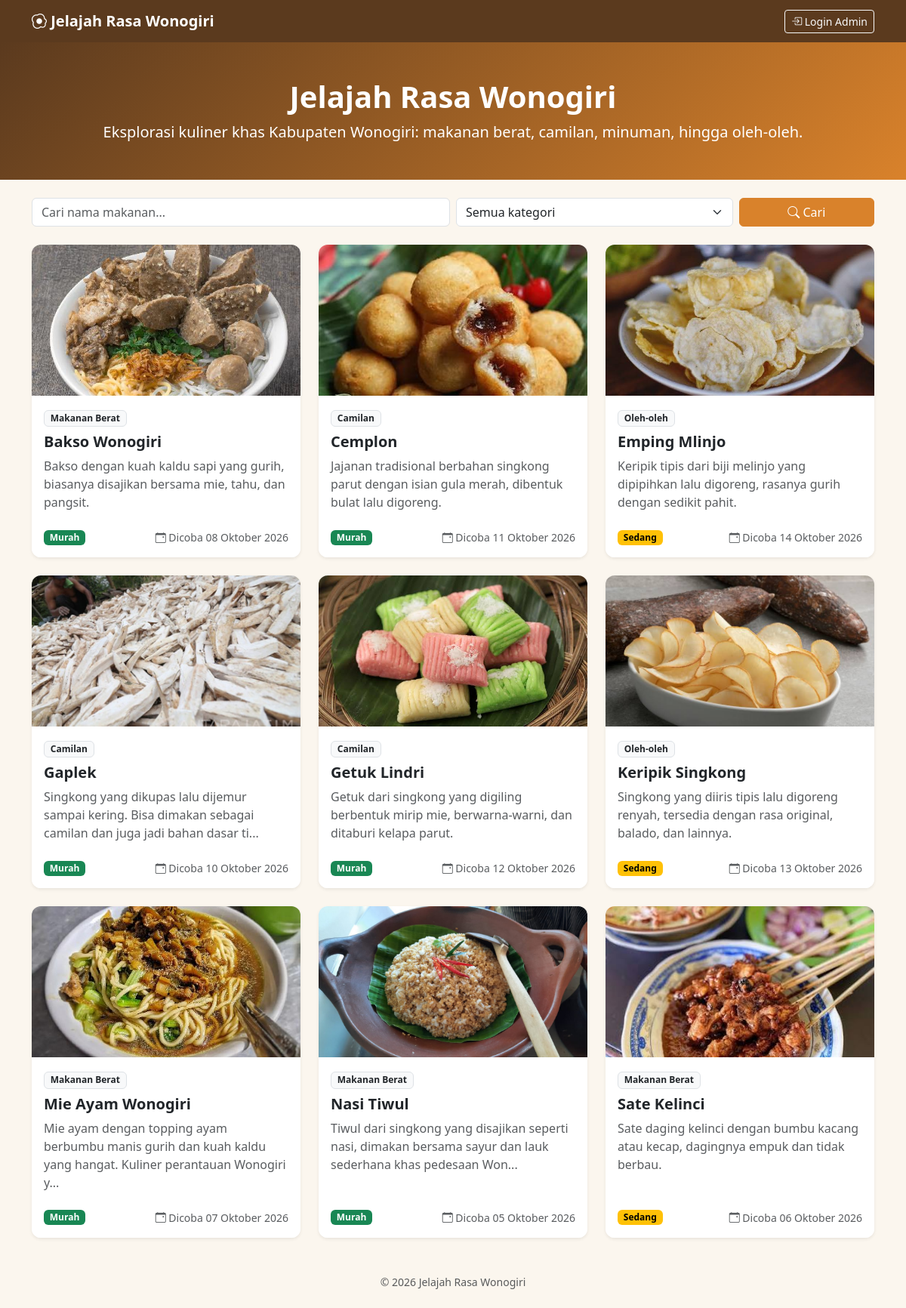
The page / on the database its author committed.
### tables this page shows
CREATE TABLE `kuliner` (
  `id_kuliner` int NOT NULL,
  `id_jenis` int NOT NULL,
  `nama_makanan` varchar(150) NOT NULL,
  `deskripsi` text NOT NULL,
  `kisaran_harga` enum('murah','sedang','mahal') NOT NULL,
  `tanggal_dicoba` date NOT NULL,
  `foto` varchar(255) DEFAULT NULL
);

CREATE TABLE `jenis_makanan` (
  `id_jenis` int NOT NULL,
  `nama_jenis` varchar(100) NOT NULL
);

### index.php (the view, shortened to what this page needs)
<?php
require_once "config.php";
require_once "includes/functions.php";
$q        = trim($_GET['q'] ?? '');
$sql = "SELECT k.nama_makanan, k.deskripsi, k.kisaran_harga,
               k.tanggal_dicoba, k.foto, j.nama_jenis
        FROM kuliner k
        JOIN jenis_makanan j ON k.id_jenis = j.id_jenis";
$sql .= " ORDER BY k.nama_makanan ASC";
$stmt = $koneksi->prepare($sql);
$stmt->execute();
$hasil = $stmt->get_result();
?>
<!DOCTYPE html>
<html lang="id">
<head>
    <link href="https://cdn.jsdelivr.net/npm/bootstrap@5.3.3/dist/css/bootstrap.min.css" rel="stylesheet">
    <link href="https://cdn.jsdelivr.net/npm/bootstrap-icons@1.11.3/font/bootstrap-icons.min.css" rel="stylesheet">
    <link href="assets/css/style.css" rel="stylesheet">
</head>
<body>
<nav class="navbar navbar-dark navbar-wonogiri">
    <div class="container">
        <a class="navbar-brand fw-bold" href="index.php">
            <i class="bi bi-egg-fried"></i> Jelajah Rasa Wonogiri
        </a>
        <?php if (isset($_SESSION['id_user'])): ?>
            <a href="dashboard.php" class="btn btn-outline-light btn-sm">
                <i class="bi bi-speedometer2"></i> Dashboard
            </a>
        <?php else: ?>
            <a href="login.php" class="btn btn-outline-light btn-sm">
                <i class="bi bi-box-arrow-in-right"></i> Login Admin
            </a>
        <?php endif; ?>
    </div>
</nav>
<header class="hero-wonogiri text-center">
    <div class="container py-5">
        <h1 class="fw-bold">Jelajah Rasa Wonogiri</h1>
        <p class="lead mb-0">Eksplorasi kuliner khas Kabupaten Wonogiri: makanan berat, camilan, minuman, hingga oleh-oleh.</p>
    </div>
</header>
<div class="container py-4">
    <form method="GET" action="index.php" class="row g-2 mb-4">
        <div class="col-12 col-md-6">
            <input type="text" name="q" class="form-control" placeholder="Cari nama makanan..."
                   value="<?= e($q) ?>">
        </div>
        <div class="col-8 col-md-4">
            <select name="kategori" class="form-select">
                <option value="">Semua kategori</option>
            </select>
        </div>
        <div class="col-4 col-md-2 d-grid">
            <button type="submit" class="btn btn-wonogiri"><i class="bi bi-search"></i> Cari</button>
        </div>
    </form>
    <?php if ($hasil->num_rows > 0): ?>
        <div class="row g-4">
            <?php while ($row = $hasil->fetch_assoc()): ?>
                <div class="col-12 col-sm-6 col-lg-4">
                    <div class="card h-100 border-0 shadow-sm kartu-kuliner">
                        <?php if (!empty($row['foto']) && file_exists("uploads/" . $row['foto'])): ?>
                            <img src="uploads/<?= e($row['foto']) ?>" class="card-img-top kartu-foto"
                                 alt="<?= e($row['nama_makanan']) ?>">
                        <?php else: ?>
                            <div class="kartu-foto kartu-foto-kosong">
                                <i class="bi bi-image fs-1"></i>
                            </div>
                        <?php endif; ?>
                        <div class="card-body">
                            <span class="badge bg-light text-dark border mb-2"><?= e($row['nama_jenis']) ?></span>
                            <h5 class="card-title fw-bold"><?= e($row['nama_makanan']) ?></h5>
                            <p class="card-text text-muted">
                                <?= e(mb_strimwidth($row['deskripsi'], 0, 110, '...')) ?>
                            </p>
                        </div>
                        <div class="card-footer bg-white border-0 d-flex justify-content-between align-items-center pb-3">
                            <?= label_harga($row['kisaran_harga']) ?>
                            <small class="text-muted">
                                <i class="bi bi-calendar-event"></i>
                                Dicoba <?= e(format_tanggal($row['tanggal_dicoba'])) ?>
                            </small>
                        </div>
                    </div>
                </div>
            <?php endwhile; ?>
        </div>
    <?php endif; ?>
</div>
<footer class="text-center text-muted py-4 small">
    &copy; <?= date('Y') ?> Jelajah Rasa Wonogiri
</footer>
</body>
</html>

### includes/functions.php (shortened to what this page needs)
<?php
function e($teks)
{
    return htmlspecialchars($teks ?? '', ENT_QUOTES, 'UTF-8');
}
function format_tanggal($tanggal)
{
    $bulan = [
        1 => 'Januari', 'Februari', 'Maret', 'April', 'Mei', 'Juni',
        'Juli', 'Agustus', 'September', 'Oktober', 'November', 'Desember'
    ];
    $waktu = strtotime($tanggal);
    return date('d', $waktu) . ' ' . $bulan[(int) date('n', $waktu)] . ' ' . date('Y', $waktu);
}
function label_harga($harga)
{
    $daftar = [
        'murah'  => ['Murah',  'success'],
        'sedang' => ['Sedang', 'warning'],
        'mahal'  => ['Mahal',  'danger'],
    ];
    [$teks, $warna] = $daftar[$harga];
    return '<span class="badge text-bg-' . $warna . '">' . $teks . '</span>';
}

### assets/css/style.css (style rules this page uses)
:root { --cokelat: #5b3a1e; --oranye: #d9822b; --oranye-gelap: #b96d20; --krem: #fbf6ee; }
body { background: var(--krem); }
.navbar-wonogiri { background: var(--cokelat); }
.btn-wonogiri { background: var(--oranye); border-color: var(--oranye); color: #fff; }
.card { border-radius: .75rem; }
.hero-wonogiri { background: linear-gradient(135deg, var(--cokelat), var(--oranye)); color: #fff; }
.kartu-kuliner { border-radius: .75rem; overflow: hidden; }
.kartu-foto { width: 100%; height: 200px; object-fit: cover; }

### rows shown on the page
kuliner: foto (picture), id_jenis.nama_jenis "Makanan Berat", nama_makanan "Bakso Wonogiri", deskripsi "Bakso dengan kuah kaldu sapi yang gurih, biasanya disajikan bersama mie, tahu, dan pangsit.", teks "Murah", tanggal_dicoba "08 Oktober 2026"
kuliner: foto (picture), id_jenis.nama_jenis "Camilan", nama_makanan "Cemplon", deskripsi "Jajanan tradisional berbahan singkong parut dengan isian gula merah, dibentuk bulat lalu digoreng.", teks "Murah", tanggal_dicoba "11 Oktober 2026"
kuliner: foto (picture), id_jenis.nama_jenis "Oleh-oleh", nama_makanan "Emping Mlinjo", deskripsi "Keripik tipis dari biji melinjo yang dipipihkan lalu digoreng, rasanya gurih dengan sedikit pahit.", teks "Sedang", tanggal_dicoba "14 Oktober 2026"
kuliner: foto (picture), id_jenis.nama_jenis "Camilan", nama_makanan "Gaplek", deskripsi "Singkong yang dikupas lalu dijemur sampai kering. Bisa dimakan sebagai camilan dan juga jadi bahan dasar ti...", teks "Murah", tanggal_dicoba "10 Oktober 2026"
kuliner: foto (picture), id_jenis.nama_jenis "Camilan", nama_makanan "Getuk Lindri", deskripsi "Getuk dari singkong yang digiling berbentuk mirip mie, berwarna-warni, dan ditaburi kelapa parut.", teks "Murah", tanggal_dicoba "12 Oktober 2026"
kuliner: foto (picture), id_jenis.nama_jenis "Oleh-oleh", nama_makanan "Keripik Singkong", deskripsi "Singkong yang diiris tipis lalu digoreng renyah, tersedia dengan rasa original, balado, dan lainnya.", teks "Sedang", tanggal_dicoba "13 Oktober 2026"
kuliner: foto (picture), id_jenis.nama_jenis "Makanan Berat", nama_makanan "Mie Ayam Wonogiri", deskripsi "Mie ayam dengan topping ayam berbumbu manis gurih dan kuah kaldu yang hangat. Kuliner perantauan Wonogiri y...", teks "Murah", tanggal_dicoba "07 Oktober 2026"
kuliner: foto (picture), id_jenis.nama_jenis "Makanan Berat", nama_makanan "Nasi Tiwul", deskripsi "Tiwul dari singkong yang disajikan seperti nasi, dimakan bersama sayur dan lauk sederhana khas pedesaan Won...", teks "Murah", tanggal_dicoba "05 Oktober 2026"
kuliner: foto (picture), id_jenis.nama_jenis "Makanan Berat", nama_makanan "Sate Kelinci", deskripsi "Sate daging kelinci dengan bumbu kacang atau kecap, dagingnya empuk dan tidak berbau.", teks "Sedang", tanggal_dicoba "06 Oktober 2026"
